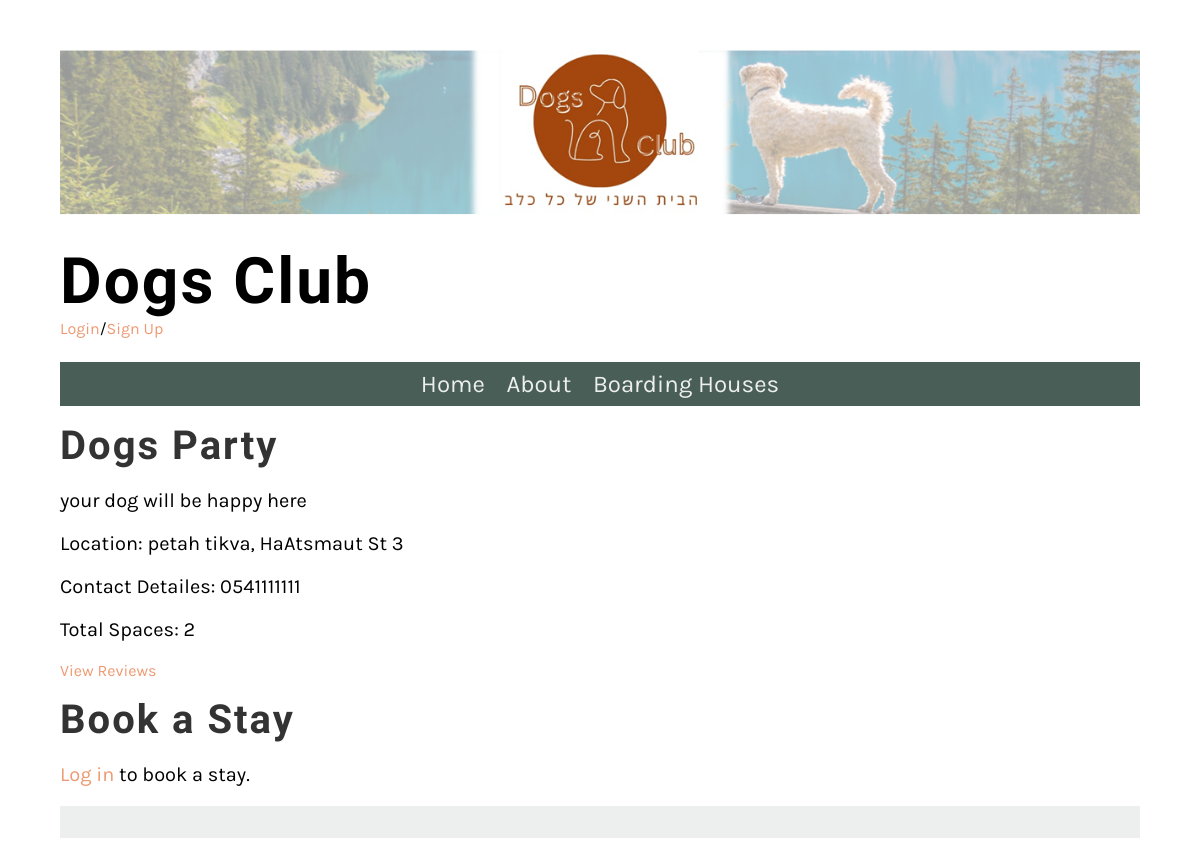
/Website/boardinghouses/12/, run on the app's committed database.
### Website/models.py (models this page shows, shortened)
class BoardingHouse(models.Model):
    DEFAULT_MAP_LOCATION = r"https://www.google.com/maps/embed?pb=!1m18!1m12!1m3!1d3487844.11496039!2d32.44041769453558!3d31.383867609568092!2m3!1f0!2f0!3f0!3m2!1i1024!2i768!4f13.1!3m3!1m2!1s0x1500492432a7c98b%3A0x6a6b422013352cba!2sIsrael!5e0!3m2!1sen!2sil!4v1712740457423!5m2!1sen!2sil"
    user = models.ForeignKey(User, on_delete=models.CASCADE)
    name = models.CharField(max_length=255)
    description = models.TextField()
    location = models.CharField(max_length=255)
    map_location = models.URLField(default=DEFAULT_MAP_LOCATION, max_length=1000)
    contact_details = models.CharField(max_length=255)
    available_spaces = models.PositiveIntegerField()

### Website/views.py (the view)
# urls.py: path('boardinghouses/<int:boardinghouse_id>/', BoardinghouseDetailView.as_view(), name='boardinghouse_detail'),
class BoardinghouseDetailView(View):
    def get(self, request, boardinghouse_id, *args, **kwargs):
        boardinghouse = get_object_or_404(BoardingHouse, id=boardinghouse_id)
        if request.user.is_authenticated:
            form = BookingForm(user=request.user)
            return render(request, 'boardinghouse_detail.html', {'boardinghouse': boardinghouse, 'form': form})
        return render(request, 'boardinghouse_detail.html', {'boardinghouse': boardinghouse})

### Website/templatetags/custom_filters.py (called while the page is built)
@register.filter
def has_group(user, group_name):
    return user.groups.filter(name=group_name).exists()

### Website/templates/boardinghouse_detail.html (shortened to what this page needs)
{% extends 'base.html' %}
{% load custom_filters %}
{% block content %}
        <h2>{{ boardinghouse.name }}</h2>
        <p>{{ boardinghouse.description }}</p>
        <p>Location: {{ boardinghouse.location }}</p>
        <p> Contact Detailes: {{boardinghouse.contact_details}}</p>
        <p>Total Spaces: {{ boardinghouse.available_spaces }}</p>
    <a href="{% url 'reviews' boardinghouse.id %}">View Reviews</a>
        <h2>Book a Stay</h2>
        {% if request.user|has_group:"Customers" %}
        <form method="post" action="{% url 'booking' boardinghouse.id %}">
            {% csrf_token %}
            {{ form.as_p }}
            <button type="submit" class="small_button">Book Now</button>
        </form>
        {% elif not request.user|has_group:"Boardinghouse Owners" %}
            <p><a href="{% url 'login' %}">Log in</a> to book a stay.</p>
        {% endif %}
{% endblock %}

### Website/static/css/style.css (style rules this page uses)
body { font-family: 'Karla', sans-serif; margin-top: 3rem; margin-bottom: 3rem; margin-left: 5%; margin-right: 5%; }
h1, h2, h3, h4, h5, h6 { font-family: 'Markazi Text', serif; letter-spacing: 2px;; }
h2 { font-size: 2.5rem; color: #333333; margin:1rem 0; }
p, ul { font-size: 1.25rem;; }
a { color: #EE9972; text-decoration: none; }

### data on the page
BoardingHouse: name "Dogs Party", description "your dog will be happy here", location "petah tikva, HaAtsmaut St 3", contact_details "0541111111", available_spaces "2"
